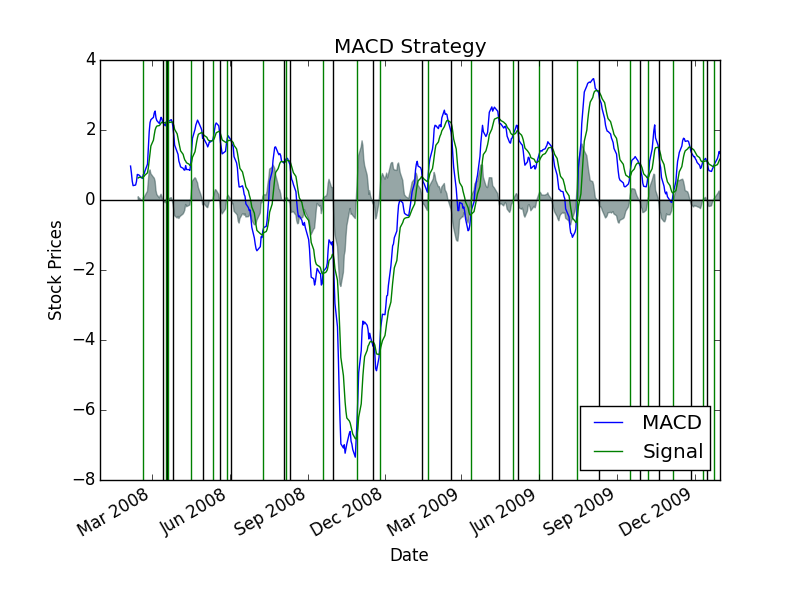

Python code for this plot:
"""MC2-P2: Technical Analysis Strategies."""
import os.path
import pandas as pd
import matplotlib.pyplot as plt
import matplotlib.dates as mdates
import numpy as np
from datetime import date

from numpy import convolve

# import from the previous projects
from util import get_data, plot_data 
from marketsim import compute_portvals
from portfolio.analysis import get_portfolio_value, get_portfolio_stats

filename = "orders.csv"

def plot_macd_strategy(df, df_hist, price, symbols, title="MACD Strategy", xlabel="Date", ylabel="Stock Prices"):
    if os.path.exists(filename):
        os.remove(filename);
    file = open(filename, 'w+')
    
    ax = df.plot(title=title)
    ax.set_xlabel(xlabel)
    ax.set_ylabel(ylabel)
    fillcolor = 'darkslategrey'
    ax.fill_between(df.index, df_hist, 0, alpha=0.5, facecolor=fillcolor, edgecolor=fillcolor)
    long_position = False
    short_position = False
    index = 1
    currentCash = 10000
    currentLongStock = 0
    currentShortStock = 0
    file.write("Date,Symbol,Order,Shares\n")
    plt.axhline(0, color='k')
    while index < len(df.index):

        if(df['MACD'][index - 1] < df['Signal'][index - 1] and df['MACD'][index] >= df['Signal'][index] and not long_position):
        
            plt.axvline(df.index[index], color='g')
            currentLongStock += 100
            file.write(str(df.index[index].date())+","+symbols+",BUY,100\n")
            long_position = True
        elif(df['MACD'][index - 1] > df['Signal'][index - 1] and df['MACD'][index] <= df['Signal'][index] and long_position):
        
            plt.axvline(df.index[index], color='k')
            file.write(str(df.index[index].date())+","+symbols+",SELL,"+str(currentLongStock)+"\n")
            currentLongStock = 0
            long_position = False
        
        # elif(df_hist[index-1] > df_hist[index] and not short_position):
        #     plt.axvline(df.index[index], color='k')
        #     file.write(str(df.index[index].date())+","+symbols+",SELL,100\n")
        #     currentShortStock += 100
        #     short_position=True
        
        # elif(df_hist[index-1] > df_hist[index] and short_position):
        #     plt.axvline(df.index[index], color='k')
        #     file.write(str(df.index[index].date())+","+symbols+",BUY,"+str(currentLongStock)+"\n")
        #     currentShortStock = 0
        #     short_position=False
         
        
        index += 1

    file.close()
    #plt.show()
    plt.savefig('my_strategy.png')

def plot_normalized_data(df, title="Daily portfolio values", xlabel="Date", ylabel="Normalized prices"):
    df = df / df.ix[0,:] 
    ax = df.plot(title=title)
    ax.set_xlabel(xlabel)
    ax.set_ylabel(ylabel)
    plt.savefig('my_strategy_back_test.png')

def build_MACD(symbols, start_date, end_date, n_fast, n_slow, start_val):
    dates = pd.date_range(start_date, end_date)
    prices_all = get_data([symbols], dates)  # automatically adds SPY
    prices = prices_all[symbols]  # only portfolio symbols
    SPY_prices = prices_all['SPY']


    ema_fast = pd.ewma(prices, span=n_fast, min_periods = n_slow - 1)
    
    ema_slow = pd.ewma(prices, span=n_slow, min_periods = n_slow - 1)
    
    macd = ema_fast - ema_slow
    macd_signal = pd.ewma(macd, span=9, min_periods = 8)

    macd_hist  = macd - macd_signal
    macd_df = pd.DataFrame(macd, columns=['MACD'])
    macd_df['Signal'] = macd_signal

    macd_df.dropna()
    
    plot_macd_strategy(macd_df, macd_hist, prices, symbols)

    # Process orders
    portvals = compute_portvals(start_date, end_date, filename, start_val)
    if isinstance(portvals, pd.DataFrame):
        portvals = portvals[portvals.columns[0]]  # if a DataFrame is returned select the first column to get a Series

    df_portfolio = pd.DataFrame(SPY_prices)
    df_portfolio['Bollinger Strategy'] = compute_portvals(start_date, end_date, 'orders.txt', start_val)
    df_portfolio['MACD'] = portvals

    # Get portfolio stats
    cum_ret, avg_daily_ret, std_daily_ret, sharpe_ratio = get_portfolio_stats(portvals)

    # Simulate a $SPX-only reference portfolio to get stats
    prices_SPY = get_data(['SPY'], pd.date_range(start_date, end_date))
    prices_SPY = prices_SPY[['SPY']]  # remove SPY
    portvals_SPY = get_portfolio_value(prices_SPY, [1.0])
    cum_ret_SPY, avg_daily_ret_SPY, std_daily_ret_SPY, sharpe_ratio_SPY = get_portfolio_stats(portvals_SPY)

    # Compare portfolio against $SPX
    print "Data Range: {} to {}".format(start_date, end_date)
    print
    print "Sharpe Ratio of Fund: {}".format(sharpe_ratio)
    print "Sharpe Ratio of SPY: {}".format(sharpe_ratio_SPY)
    print
    print "Cumulative Return of Fund: {}".format(cum_ret)
    print "Cumulative Return of SPY: {}".format(cum_ret_SPY)
    print
    print "Standard Deviation of Fund: {}".format(std_daily_ret)
    print "Standard Deviation of SPY: {}".format(std_daily_ret_SPY)
    print
    print "Average Daily Return of Fund: {}".format(avg_daily_ret)
    print "Average Daily Return of SPY: {}".format(avg_daily_ret_SPY)
    print
    print "Final Portfolio Value: {}".format(portvals[-1])
    
    plot_normalized_data(df_portfolio)
    

def test_run():
    start_date = '2007-12-31' # Dec 31, 2007 
    end_date = '2009-12-31' # Dec 31, 2009
    build_MACD('IBM', start_date, end_date, 12, 26, 10000)   

if __name__ == "__main__":
    test_run()